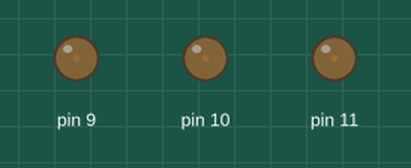
A sketch run on a simulated Arduino Uno, built with avr-gcc and run on an emulated ATmega328P. On the bench: output pins drawn as LEDs (lit = HIGH).

Above: at 0.05 s.
At 1.15 s:
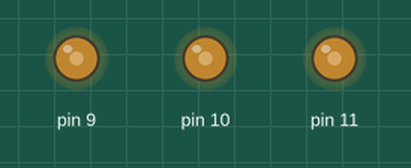
At 2.3 s:
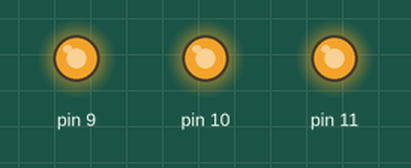
At 3.45 s:
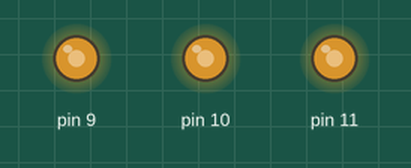
At 4.6 s:
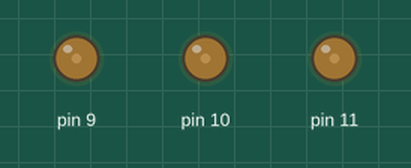
Timing chart, 0 to 7.3 s (numbered marks = the images above):
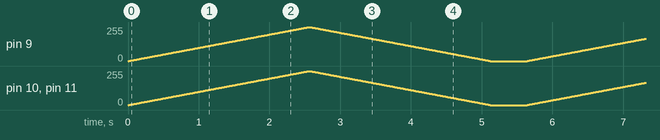

The sketch:

PWM_breathing_LED_stage2.ino
```cpp
// PWM~ breathing LED - stage2

int d = 10; // variable d to store the dealy time

void setup()
{
  // intialise pin 9-11 as outputs
  for (int p = 9; p < 12; p++)
  {
    pinMode(p, OUTPUT);
  }
}

void loop()
{
  // duty cycle range from 0-255
  for (int a = 0; a < 256; a++) // fade in
  {
    analogWrite(9, a); // this function takes (pin number, duty cycle value)
    analogWrite(10, a);
    analogWrite(11, a);
    delay(d);
  }

  for (int a = 255; a >= 0; a--) // fade out
  {
    analogWrite(9, a);
    analogWrite(10, a);
    analogWrite(11, a);
    delay(d);
  }
  delay(500);
}
```
